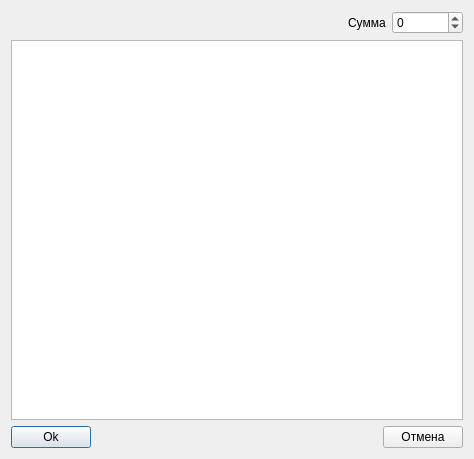
<?xml version="1.0" encoding="UTF-8"?>
<ui version="4.0">
 <class>EmployeePABDialog</class>
 <widget class="QDialog" name="EmployeePABDialog">
  <property name="geometry">
   <rect>
    <x>0</x>
    <y>0</y>
    <width>474</width>
    <height>459</height>
   </rect>
  </property>
  <property name="windowTitle">
   <string>Добавить штраф/премию</string>
  </property>
  <layout class="QVBoxLayout" name="verticalLayout">
   <item>
    <layout class="QHBoxLayout" name="horizontalLayout_2">
     <item>
      <spacer name="horizontalSpacer_4">
       <property name="orientation">
        <enum>Qt::Horizontal</enum>
       </property>
       <property name="sizeHint" stdset="0">
        <size>
         <width>40</width>
         <height>20</height>
        </size>
       </property>
      </spacer>
     </item>
     <item>
      <widget class="QLabel" name="labelAmount">
       <property name="text">
        <string>Сумма</string>
       </property>
      </widget>
     </item>
     <item>
      <widget class="QSpinBox" name="spinBoxAmount">
       <property name="minimum">
        <number>-99999999</number>
       </property>
       <property name="maximum">
        <number>99999999</number>
       </property>
      </widget>
     </item>
    </layout>
   </item>
   <item>
    <widget class="QPlainTextEdit" name="plainTextEditReason"/>
   </item>
   <item>
    <layout class="QHBoxLayout" name="horizontalLayout_3">
     <item>
      <widget class="QPushButton" name="pushButtonOk">
       <property name="text">
        <string>Ok</string>
       </property>
      </widget>
     </item>
     <item>
      <spacer name="horizontalSpacer_3">
       <property name="orientation">
        <enum>Qt::Horizontal</enum>
       </property>
       <property name="sizeHint" stdset="0">
        <size>
         <width>40</width>
         <height>20</height>
        </size>
       </property>
      </spacer>
     </item>
     <item>
      <widget class="QPushButton" name="pushButtonCancel">
       <property name="text">
        <string>Отмена</string>
       </property>
      </widget>
     </item>
    </layout>
   </item>
  </layout>
 </widget>
 <resources/>
 <connections/>
</ui>
